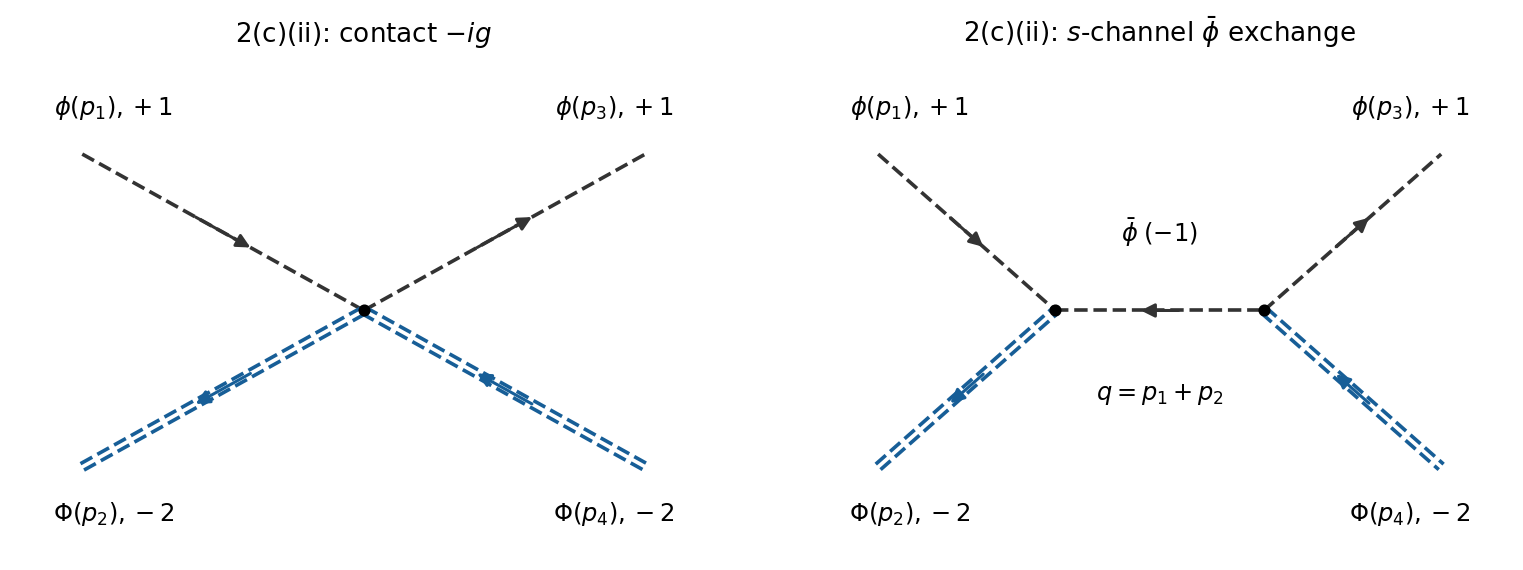

Reproduce this figure in Python.
"""Original Oxford 2025 QFT diagram. Tested with Python 3.14, NumPy 2.3.5, Matplotlib 3.10.7.

Run from the desired output directory. The only saved artifact is the
corresponding opaque PNG in the current directory; this script never chdir()s.
Arrows follow positive conserved charge, not necessarily particle travel.
"""
from pathlib import Path
import matplotlib
matplotlib.use("Agg")
import matplotlib.pyplot as plt
import numpy as np
from matplotlib.patches import FancyArrowPatch

LIGHT="#333333"
HEAVY="#175e97"

def setup(ax, title=""):
    ax.set(xlim=(-0.35,6.35),ylim=(-0.35,4.35),aspect="equal")
    ax.axis("off")
    ax.set_title(title,fontsize=13,pad=12)

def label(ax,p,text,**kw):
    ax.text(*p,text,ha="center",va="center",fontsize=12,**kw)

def edge(ax,a,b,heavy=False,arrow=0,dashed=True):
    a=np.array(a,dtype=float);b=np.array(b,dtype=float)
    color=HEAVY if heavy else LIGHT
    normal=np.array([-(b-a)[1],(b-a)[0]])/np.linalg.norm(b-a)
    offsets=(-0.035,0.035) if heavy else (0,)
    for off in offsets:
        pts=np.array([a+off*normal,b+off*normal])
        ax.plot(pts[:,0],pts[:,1],color=color,lw=1.8,ls="--" if dashed else "-")
    if arrow:
        start=a+(.39 if arrow>0 else .61)*(b-a)
        end=a+(.61 if arrow>0 else .39)*(b-a)
        ax.add_patch(FancyArrowPatch(start,end,arrowstyle="-|>",mutation_scale=14,color=color,lw=1.5))

def vertex(ax,p):
    ax.plot(*p,"o",color="black",ms=5)

def save(fig):
    out=Path.cwd()/(Path(__file__).stem+".png")
    out.parent.mkdir(parents=True,exist_ok=True)
    fig.savefig(out,dpi=145,facecolor="white",transparent=False,bbox_inches="tight")
    plt.close(fig)
    print(out)


fig,axs=plt.subplots(1,2,figsize=(11,3.9),facecolor="white")
for ax,title in zip(axs,[r"2(c)(ii): contact $-ig$",r"2(c)(ii): $s$-channel $\bar\phi$ exchange"]):setup(ax,title)
ax=axs[0];v=(3,2)
for a,b,h,ar in [((.3,3.5),v,False,1),((.3,.5),v,True,-1),(v,(5.7,3.5),False,1),(v,(5.7,.5),True,-1)]:edge(ax,a,b,heavy=h,arrow=ar)
vertex(ax,v)
ax=axs[1];l=(2,2);r=(4,2)
for a,b,h,ar in [((.3,3.5),l,False,1),((.3,.5),l,True,-1),(r,(5.7,3.5),False,1),(r,(5.7,.5),True,-1)]:edge(ax,a,b,heavy=h,arrow=ar)
edge(ax,l,r,arrow=-1);vertex(ax,l);vertex(ax,r);label(ax,(3,2.75),r"$\bar\phi\;(-1)$");label(ax,(3,1.2),r"$q=p_1+p_2$")
for ax in axs:
 for p,t in [((.6,3.95),r"$\phi(p_1),+1$"),((.6,.05),r"$\Phi(p_2),-2$"),((5.4,3.95),r"$\phi(p_3),+1$"),((5.4,.05),r"$\Phi(p_4),-2$")]:label(ax,p,t)
fig.tight_layout(w_pad=2);save(fig)
